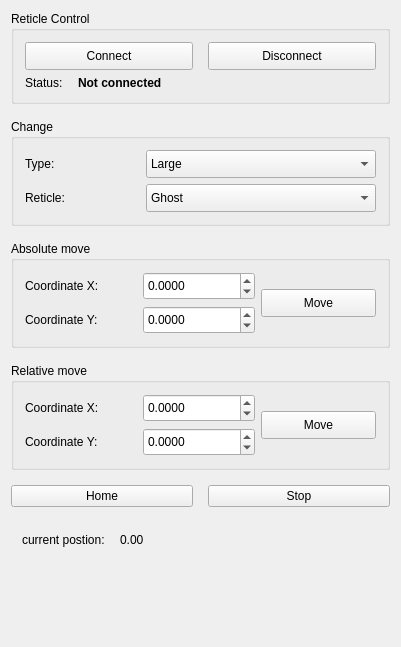
<?xml version="1.0" encoding="UTF-8"?>
<ui version="4.0">
 <class>ReticleWidget2DClass</class>
 <widget class="QWidget" name="ReticleWidget2DClass">
  <property name="geometry">
   <rect>
    <x>0</x>
    <y>0</y>
    <width>401</width>
    <height>647</height>
   </rect>
  </property>
  <property name="minimumSize">
   <size>
    <width>0</width>
    <height>0</height>
   </size>
  </property>
  <property name="windowTitle">
   <string>ReticleWidget2D</string>
  </property>
  <layout class="QVBoxLayout" name="verticalLayout">
   <property name="spacing">
    <number>15</number>
   </property>
   <item>
    <widget class="QGroupBox" name="groupBox">
     <property name="title">
      <string>Reticle Control</string>
     </property>
     <layout class="QVBoxLayout" name="verticalLayout_2">
      <item>
       <layout class="QHBoxLayout" name="horizontalLayout_6">
        <property name="spacing">
         <number>15</number>
        </property>
        <item>
         <widget class="QPushButton" name="btn_connect">
          <property name="minimumSize">
           <size>
            <width>0</width>
            <height>28</height>
           </size>
          </property>
          <property name="text">
           <string>Connect</string>
          </property>
         </widget>
        </item>
        <item>
         <widget class="QPushButton" name="btn_disconnect">
          <property name="minimumSize">
           <size>
            <width>0</width>
            <height>28</height>
           </size>
          </property>
          <property name="text">
           <string>Disconnect</string>
          </property>
         </widget>
        </item>
       </layout>
      </item>
      <item>
       <layout class="QHBoxLayout" name="horizontalLayout" stretch="0,1">
        <property name="spacing">
         <number>15</number>
        </property>
        <item>
         <widget class="QLabel" name="label_5">
          <property name="text">
           <string>Status:</string>
          </property>
         </widget>
        </item>
        <item>
         <widget class="QLabel" name="label_status">
          <property name="font">
           <font>
            <bold>true</bold>
           </font>
          </property>
          <property name="text">
           <string>Not connected</string>
          </property>
         </widget>
        </item>
       </layout>
      </item>
     </layout>
    </widget>
   </item>
   <item>
    <widget class="QGroupBox" name="groupBox_3">
     <property name="minimumSize">
      <size>
       <width>0</width>
       <height>0</height>
      </size>
     </property>
     <property name="title">
      <string>Change</string>
     </property>
     <layout class="QGridLayout" name="gridLayout_3" columnstretch="1,2">
      <item row="0" column="0">
       <widget class="QLabel" name="label_8">
        <property name="text">
         <string>Type:</string>
        </property>
       </widget>
      </item>
      <item row="0" column="1">
       <widget class="QComboBox" name="comboBox_type">
        <property name="minimumSize">
         <size>
          <width>0</width>
          <height>28</height>
         </size>
        </property>
        <item>
         <property name="text">
          <string>Large</string>
         </property>
        </item>
       </widget>
      </item>
      <item row="1" column="0">
       <widget class="QLabel" name="label_3">
        <property name="text">
         <string>Reticle:</string>
        </property>
       </widget>
      </item>
      <item row="1" column="1">
       <widget class="QComboBox" name="comboBox_change">
        <property name="minimumSize">
         <size>
          <width>0</width>
          <height>28</height>
         </size>
        </property>
        <item>
         <property name="text">
          <string>Ghost</string>
         </property>
        </item>
        <item>
         <property name="text">
          <string>Clear</string>
         </property>
        </item>
        <item>
         <property name="text">
          <string>PositiveChecker1.2</string>
         </property>
        </item>
        <item>
         <property name="text">
          <string>NegativeChecker1.2</string>
         </property>
        </item>
        <item>
         <property name="text">
          <string>PositiveCheckerANSI</string>
         </property>
        </item>
        <item>
         <property name="text">
          <string>NegativeCheckerANSI</string>
         </property>
        </item>
       </widget>
      </item>
     </layout>
    </widget>
   </item>
   <item>
    <widget class="QGroupBox" name="groupBox">
     <property name="minimumSize">
      <size>
       <width>0</width>
       <height>0</height>
      </size>
     </property>
     <property name="title">
      <string>Absolute move</string>
     </property>
     <layout class="QHBoxLayout" name="horizontalLayout_3" stretch="2,1">
      <property name="rightMargin">
       <number>11</number>
      </property>
      <item>
       <layout class="QGridLayout" name="gridLayout" columnstretch="1,1">
        <item row="0" column="0">
         <widget class="QLabel" name="label">
          <property name="text">
           <string>Coordinate X:</string>
          </property>
         </widget>
        </item>
        <item row="0" column="1">
         <widget class="QDoubleSpinBox" name="spinBox_absCoordX">
          <property name="minimumSize">
           <size>
            <width>0</width>
            <height>28</height>
           </size>
          </property>
          <property name="decimals">
           <number>4</number>
          </property>
          <property name="minimum">
           <double>-10000000.000000000000000</double>
          </property>
          <property name="maximum">
           <double>10000000.000000000000000</double>
          </property>
          <property name="singleStep">
           <double>1.000000000000000</double>
          </property>
          <property name="value">
           <double>0.000000000000000</double>
          </property>
         </widget>
        </item>
        <item row="1" column="0">
         <widget class="QLabel" name="label_6">
          <property name="text">
           <string>Coordinate Y:</string>
          </property>
         </widget>
        </item>
        <item row="1" column="1">
         <widget class="QDoubleSpinBox" name="spinBox_absCoordY">
          <property name="minimumSize">
           <size>
            <width>0</width>
            <height>28</height>
           </size>
          </property>
          <property name="decimals">
           <number>4</number>
          </property>
          <property name="minimum">
           <double>-10000000.000000000000000</double>
          </property>
          <property name="maximum">
           <double>10000000.000000000000000</double>
          </property>
          <property name="singleStep">
           <double>1.000000000000000</double>
          </property>
          <property name="value">
           <double>0.000000000000000</double>
          </property>
         </widget>
        </item>
       </layout>
      </item>
      <item>
       <widget class="QPushButton" name="btn_absCoord">
        <property name="minimumSize">
         <size>
          <width>0</width>
          <height>28</height>
         </size>
        </property>
        <property name="text">
         <string>Move</string>
        </property>
       </widget>
      </item>
     </layout>
    </widget>
   </item>
   <item>
    <widget class="QGroupBox" name="groupBox_2">
     <property name="minimumSize">
      <size>
       <width>0</width>
       <height>0</height>
      </size>
     </property>
     <property name="title">
      <string>Relative move</string>
     </property>
     <layout class="QHBoxLayout" name="horizontalLayout_4" stretch="2,1">
      <item>
       <layout class="QGridLayout" name="gridLayout_2" columnstretch="1,1">
        <item row="0" column="0">
         <widget class="QLabel" name="label_2">
          <property name="text">
           <string>Coordinate X:</string>
          </property>
         </widget>
        </item>
        <item row="0" column="1">
         <widget class="QDoubleSpinBox" name="spinBox_relCoordX">
          <property name="minimumSize">
           <size>
            <width>0</width>
            <height>28</height>
           </size>
          </property>
          <property name="decimals">
           <number>4</number>
          </property>
          <property name="minimum">
           <double>-10000000.000000000000000</double>
          </property>
          <property name="maximum">
           <double>10000000.000000000000000</double>
          </property>
          <property name="singleStep">
           <double>1.000000000000000</double>
          </property>
          <property name="value">
           <double>0.000000000000000</double>
          </property>
         </widget>
        </item>
        <item row="1" column="0">
         <widget class="QLabel" name="label_7">
          <property name="text">
           <string>Coordinate Y:</string>
          </property>
         </widget>
        </item>
        <item row="1" column="1">
         <widget class="QDoubleSpinBox" name="spinBox_relCoordY">
          <property name="minimumSize">
           <size>
            <width>0</width>
            <height>28</height>
           </size>
          </property>
          <property name="decimals">
           <number>4</number>
          </property>
          <property name="minimum">
           <double>-10000000.000000000000000</double>
          </property>
          <property name="maximum">
           <double>10000000.000000000000000</double>
          </property>
          <property name="singleStep">
           <double>1.000000000000000</double>
          </property>
          <property name="value">
           <double>0.000000000000000</double>
          </property>
         </widget>
        </item>
       </layout>
      </item>
      <item>
       <widget class="QPushButton" name="btn_relCoord">
        <property name="minimumSize">
         <size>
          <width>0</width>
          <height>28</height>
         </size>
        </property>
        <property name="text">
         <string>Move</string>
        </property>
       </widget>
      </item>
     </layout>
    </widget>
   </item>
   <item>
    <widget class="QWidget" name="widget" native="true">
     <property name="minimumSize">
      <size>
       <width>0</width>
       <height>0</height>
      </size>
     </property>
     <layout class="QHBoxLayout" name="horizontalLayout_5">
      <property name="spacing">
       <number>15</number>
      </property>
      <property name="leftMargin">
       <number>0</number>
      </property>
      <property name="topMargin">
       <number>0</number>
      </property>
      <property name="rightMargin">
       <number>0</number>
      </property>
      <property name="bottomMargin">
       <number>0</number>
      </property>
      <item>
       <widget class="QPushButton" name="btn_home">
        <property name="text">
         <string>Home</string>
        </property>
       </widget>
      </item>
      <item>
       <widget class="QPushButton" name="btn_stop">
        <property name="text">
         <string>Stop</string>
        </property>
       </widget>
      </item>
     </layout>
    </widget>
   </item>
   <item>
    <widget class="QWidget" name="widget_2" native="true">
     <layout class="QHBoxLayout" name="horizontalLayout_2" stretch="0,1">
      <property name="spacing">
       <number>15</number>
      </property>
      <item>
       <widget class="QLabel" name="label_4">
        <property name="text">
         <string>current postion:</string>
        </property>
       </widget>
      </item>
      <item>
       <widget class="QLabel" name="label_coord">
        <property name="text">
         <string>0.00</string>
        </property>
       </widget>
      </item>
     </layout>
    </widget>
   </item>
   <item>
    <spacer name="verticalSpacer">
     <property name="orientation">
      <enum>Qt::Vertical</enum>
     </property>
     <property name="sizeHint" stdset="0">
      <size>
       <width>20</width>
       <height>204</height>
      </size>
     </property>
    </spacer>
   </item>
  </layout>
 </widget>
 <layoutdefault spacing="6" margin="11"/>
 <resources/>
 <connections/>
</ui>
